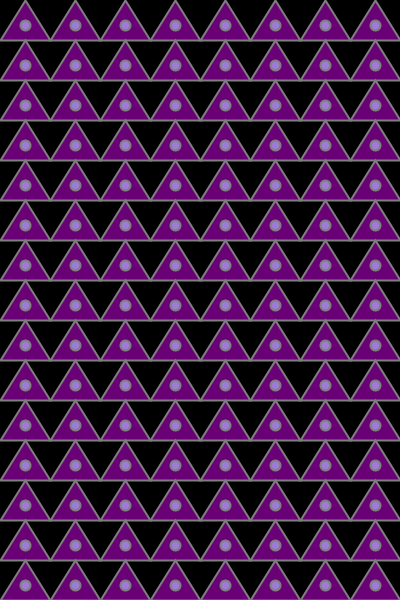
Frame 1 (no input)
Frame 60 (the mouse pressed at the canvas centre just before this capture): identical to frame 1, image omitted
Frame 120 (the mouse held since frame 60 and released just before this capture): identical to frame 1, image omitted

The Processing sketch that drew this single still picture (run headless with seeded random() and noise(); from frame 60 on, the mouse is pressed at the canvas centre):

// Processing sketch: processing_21066
// ── processing_21066.pde

void setup(){
  size (400, 600);
  background (0);
  smooth();
}

void draw(){
  background(0);
  stroke(127);
  strokeWeight(2);
  for(int x=25; x<width; x+=50){
    for(int y = 0; y<height; y +=40){
      fill(106, 0, 118);
      beginShape();
      vertex(x,y);
      vertex(x-25, y+40);
      vertex(x+25, y+40);
      endShape(CLOSE);
      fill(158,123,212);
      ellipse(x, y+25, 10, 10);
    }
  }

}
